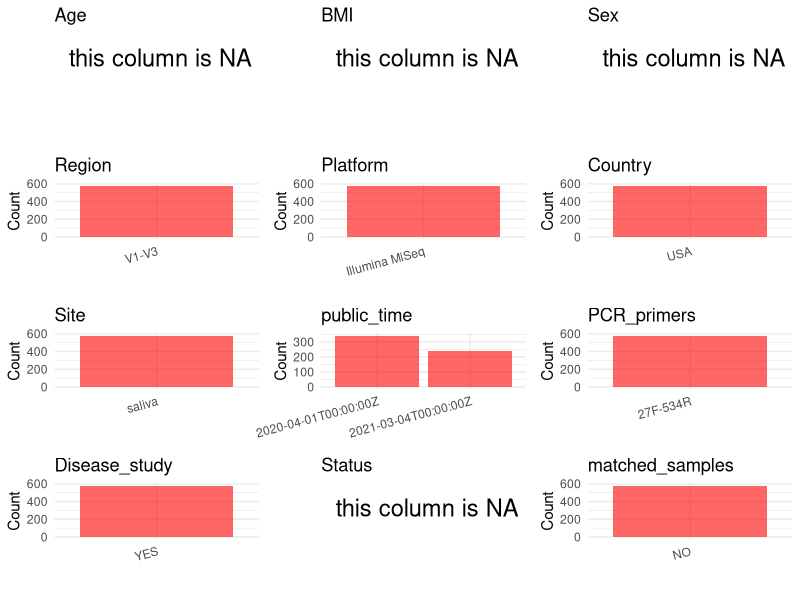

Source code (R): (Note: this script raises an error after producing the figure.)
## ---- chunk 1
# Load necessary libraries
library(dplyr)
library(ggplot2)
library(cowplot)
library(stringr)

# Set working directory (update this path to your local directory)
setwd("/home/hby/oral_project/PRJNA530161")

# Read the initial metadata files
initial_meta <- read.csv("SraRunTable.csv", header = T)

# Combine the two metadata files
# meta <- rbind(initial_meta, initial_meta1)

# Remove entries non-oral samples
# initial_meta <- subset(initial_meta,isolate %in% c("saliva","tongue coat"))

# Check the number of samples containing "HT" in Sample.Name (e.g., healthy controls)
# nrow(subset(meta, grepl("HT", Sample.Name)))

# Display the first few rows of the metadata
head(initial_meta)
## ---- chunk 2
# Create a uniform metadata dataframe
metadata <- data.frame(
  BioProject = initial_meta$BioProject,
  Run = initial_meta$Run,
  sample_name = initial_meta$Patient_ID,
  Platform = initial_meta$Instrument,
  Country = initial_meta$geo_loc_name_country,
  public_time = initial_meta$ReleaseDate,
  Site = initial_meta$env_medium,
  Sex = NA,
  Age = NA,
  BMI = NA,
  Status = NA
)
## ---- chunk 3
# Add information obtained from the publication
metadata$Region <- "V1-V3"
metadata$PCR_primers <- "27F-534R"
metadata$title <- "Significant effect of HIV/HAART on oral microbiota using multivariate analysis"
metadata$Disease_study <- "YES"
metadata$matched_samples <- "NO"
## ---- chunk 4
# Check the number of unique runs and sample names
print(paste("Number of unique runs:", length(unique(metadata$Run))))
print(paste("Number of unique sample names:", length(unique(metadata$sample_name))))
## ---- chunk 5
# Select columns for visualization
plot_data <- metadata %>%
  select(-BioProject, -Run, -sample_name, -title)

# Function to create simple plots for each column
create_simple_plots <- function(data) {
  plots <- list()

  for (col in colnames(data)) {
    # Check if the column is all NA
    if (all(is.na(data[[col]]))) {
      # Create an empty plot with text indicating all NA
      p <- ggplot() +
        annotate("text", x = 0.5, y = 0.5, label = "this column is NA", size = 6) +
        labs(title = col) +
        theme_void()
    } else if (is.numeric(data[[col]])) {
      # Numeric variable: histogram
      p <- ggplot(data, aes(x = .data[[col]])) +
        geom_histogram(fill = "blue", alpha = 0.6, bins = 20, na.rm = TRUE) +
        labs(title = col) +
        theme_minimal()
    } else {
      # Categorical variable: bar plot (remove NA values)
      count_data <- as.data.frame(table(data[[col]], useNA = "ifany"))
      p <- ggplot(count_data, aes(x = reorder(Var1, -Freq), y = Freq)) +
        geom_col(fill = "red", alpha = 0.6) +
        labs(title = col, x = NULL, y = "Count") +
        theme_minimal() +
        theme(axis.text.x = element_text(angle = 15, hjust = 1))
    }
    plots[[col]] <- p
  }

  return(plots)
}

# Generate and arrange plots
plots <- create_simple_plots(plot_data)
p <- plot_grid(plots$Age,
  plots$BMI,
  plots$Sex,
  plots$Region,
  plots$Platform,
  plots$Country,
  plots$Site,
  plots$public_time,
  plots$PCR_primers,
  plots$Disease_study,
  plots$Status,
  plots$matched_samples, # add
  ncol = 3, align = "hv", axis = "lb"
)
ggsave("Metadata_Summary.png", plot = p, width = 8, height = 6, dpi = 150)
## ---- chunk 6
knitr::include_graphics("Metadata_Summary.png")
## ---- chunk 7
# Reorder columns to match the desired format
metadata <- metadata[, c(
  "BioProject", "Run", "sample_name", "Age", "BMI", "Sex",
  "Region", "Platform", "Country", "Site", "public_time",
  "PCR_primers", "title", "Disease_study", "Status", "matched_samples"
)]

# Export the uniform metadata to a CSV file
write.csv(metadata, file = "metadata.csv", quote = FALSE)
head(metadata)
